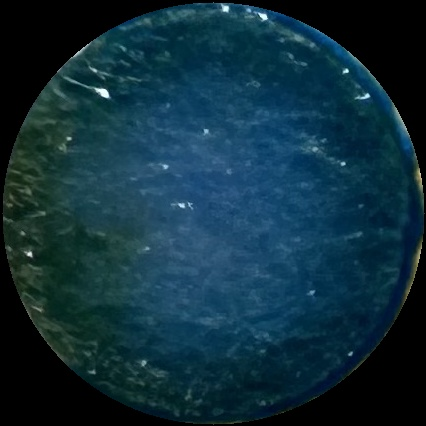
#> input picture all_data/IMG_3987_circle_2_20250514_203045.jpg, 426 x 426 px; its folder holds only this picture in this run
$ python cut.py
#> lines starting #> are read from the running program, lines starting #| are printed output that depends on the picture; after the words box and inside, x2 and y2 are one past the last pixel; in counts of white or black regions, pixels touching at a corner belong together
#> the answer given: all_data/IMG_3987_circle_2_20250514_203045.jpg
import matplotlib
matplotlib.use("TkAgg")
import cv2
import numpy as np
import matplotlib.pyplot as plt
import os
import time
import datetime
import csv
import sys
from tkinter import simpledialog, Tk, filedialog

# 初始化 tkinter
tk_root = Tk()
tk_root.withdraw()

def extract_circle_colors(image_path, output_dir='output',
                         dp=1, min_dist=150, param1=100, param2=47,
                         min_radius=200, max_radius=250,
                         show_results=True, save_results=True):
    """
    檢測並提取圖像中圓形區域的顏色，並支援標籤註記

    參數:
        image_path: 輸入圖像路徑
        output_dir: 輸出目錄
        dp, min_dist, param1, param2, min_radius, max_radius: 圓形檢測參數
        show_results: 是否顯示結果
        save_results: 是否保存結果
    """
#> called with output_dir = 'output', dp = 1, min_dist = 150, param1 = 100, param2 = 47, min_radius = 200, max_radius = 250, show_results = True
    start_time = time.time()  # 開始計時

    # 所有小圖統一儲存到 all_data/
    base_filename = os.path.splitext(os.path.basename(image_path))[0]
    output_path = "all_data"

    # 確保輸出目錄存在
    os.makedirs(output_path, exist_ok=True)
    print(f"✅ 使用輸出目錄: {output_path}")

    # 單張模式下不再初始化 all_labels.csv

    # 載入圖像
    print(f"🔍 正在載入圖像：{image_path}")
    image = cv2.imread(image_path)
#> image is the input picture: shape (426, 426, 3); mean B, G, R 59.1, 46.2, 15
    if image is None:
        print(f"❌ 無法載入圖像：{image_path}")
        return None, None, None

    # 保存原始圖像用於顯示和保存結果
    original = image.copy()

    # 轉換為RGB（用於顯示）和灰度圖像（用於檢測）
    image_rgb = cv2.cvtColor(image, cv2.COLOR_BGR2RGB)
    gray = cv2.cvtColor(image, cv2.COLOR_BGR2GRAY)
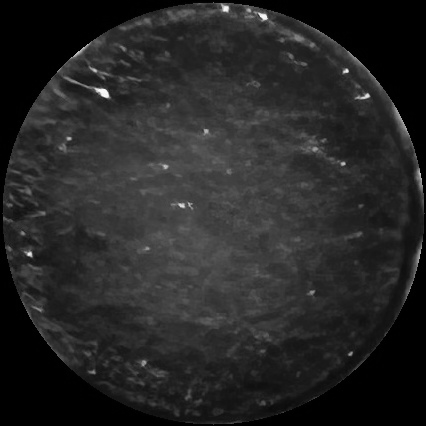
#> gray: shape (426, 426); min 0, max 250, mean 38.3

    # 圖像預處理：適當模糊以去除噪點
    blurred = cv2.GaussianBlur(gray, (5, 5), 0)

    print(f"✅ 圖像載入成功: {image.shape[1]}x{image.shape[0]} 像素")
#| ✅ 圖像載入成功: 426x426 像素

    # 檢測圓形
    print(f"⚙️ 使用參數: dp={dp}, minDist={min_dist}, param1={param1}, param2={param2}, minRadius={min_radius}, maxRadius={max_radius}")

    try:
        # 使用HoughCircles檢測圓形
        circles = cv2.HoughCircles(
            blurred,
            cv2.HOUGH_GRADIENT,
            dp=dp,
            minDist=min_dist,
            param1=param1,
            param2=param2,
            minRadius=min_radius,
            maxRadius=max_radius
        )
#> circles = [[210.5, 213.5, 209.4]]

        if circles is None:
            print("⚠️ 沒有找到任何圓形，嘗試調整參數...")

            # 嘗試更寬鬆的參數
            circles = cv2.HoughCircles(
                blurred,
                cv2.HOUGH_GRADIENT,
                dp=dp,
                minDist=min_dist//2,  # 減少最小距離
                param1=param1,
                param2=param2//2,     # 降低檢測閾值
                minRadius=min_radius-10,
                maxRadius=max_radius+10
            )

            if circles is None:
                print("❌ 依然無法檢測到圓形，請手動調整參數")
                return None, None, None
            else:
                print(f"✅ 使用調整後的參數成功檢測到圓形")
    except Exception as e:
        print(f"❌ 圓形檢測時出錯: {str(e)}")
        return None, None, None

    # 轉換為整數坐標
    if circles is not None:
        circles = np.uint16(np.around(circles))
#> circles = [[210, 214, 209]]

    # 永遠詢問是否補充手動標記
    count_detected = 0 if circles is None else len(circles[0])
#> count_detected = 1
    print(f"⚠️ 偵測到 {count_detected} 個圓形")
#| ⚠️ 偵測到 1 個圓形

    # 詢問使用者是否要進入手動補充模式
    user_select_manual = simpledialog.askstring("補充標記", f"目前偵測到 {count_detected} 個圓形，是否要補充標記？(y/n)", parent=tk_root)
    if user_select_manual is None or user_select_manual.strip().lower() != "y":
        print("🔵 使用者選擇不進入手動補充模式")
        if circles is None:
            print("❌ 無有效圓形，結束")
            return None, None, None
        # 若有圓形，直接畫標記圖
        marked_image = original.copy()
        for i, (x, y, r) in enumerate(circles[0, :]):
            # 畫圓和中心點
            cv2.circle(marked_image, (x, y), r, (0, 255, 0), 2)
            cv2.circle(marked_image, (x, y), 2, (0, 0, 255), 3)
            # 標記編號 (加大字體、黑色)
            cv2.putText(marked_image, f"{i+1}", (x-20, y-r-20),
                       cv2.FONT_HERSHEY_SIMPLEX, 5.0, (0, 0, 0), 10)
#> this loop made 1 pass
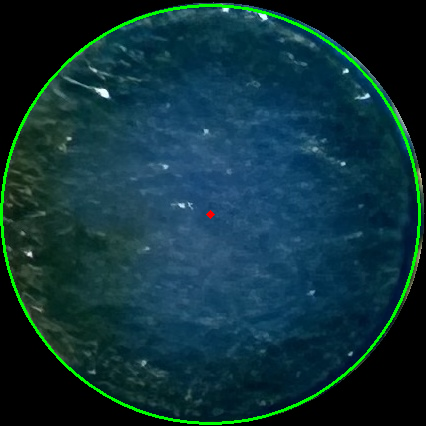
#> marked_image: shape (426, 426, 3); 2.16% of pixels changed, all inside (x1, y1, x2, y2) = (0, 4, 421, 425)
    else:
        print("🖱️ 使用者選擇進入手動標記模式")
        # 後面原本的手動補選程式保留，無需修改
        manual_circles = []
        from matplotlib.widgets import RectangleSelector

        # 若已有自動偵測結果，先畫出來（僅初始化底圖，不重繪circles）
        marked_image = original.copy()
        # 新增：畫出已偵測到的圓形（綠色框）
        if circles is not None:
            for i, (x, y, r) in enumerate(circles[0, :]):
                cv2.circle(marked_image, (x, y), r, (0, 255, 0), 2)
                cv2.circle(marked_image, (x, y), 2, (0, 0, 255), 3)
                cv2.putText(marked_image, f"{i+1}", (x-20, y-r-20),
                            cv2.FONT_HERSHEY_SIMPLEX, 2.0, (0, 0, 0), 4)

        fig, ax = plt.subplots(figsize=(10, 8))
        ax.imshow(cv2.cvtColor(marked_image, cv2.COLOR_BGR2RGB))
        ax.set_title("拖曳滑鼠以補充標記圓形（正圓）區域（ESC取消上次，關閉視窗結束）")
        plt.axis('off')

        # RectangleSelector callback (drawn rectangle converted to circle)
        # [33 lines left out: functions on_select, on_keypress, not called in this run]

        rectangle_selector = RectangleSelector(
            ax,
            on_select,
            useblit=True,
            button=[1],  # left mouse
            minspanx=5, minspany=5,
            spancoords='pixels',
            interactive=True,
        )

        fig.canvas.mpl_connect('key_press_event', on_keypress)

        print("🔵 拖曳滑鼠於圖像上以圈選圓形，完成後請關閉視窗。")
        plt.show(block = True)

        # 完成後將手動畫的圓形加入circles
        if manual_circles:
            manual_arr = np.array([[x, y, r] for x, y, r in manual_circles], dtype=np.uint16).reshape(1, -1, 3)
            if circles is not None:
                circles = np.concatenate([circles, manual_arr], axis=1)
            else:
                circles = manual_arr
            print(f"✅ 使用者補充標記了 {len(manual_circles)} 個圓形，總計 {len(circles[0])} 個圓形")
            input("🔽 標記已完成，請按 Enter 繼續選擇要處理的圓形...")
        else:
            if circles is None:
                print("❌ 無法檢測或標記圓形，結束")
                return None, None, None
            else:
                print("🔵 未補充新標記，繼續使用已偵測的圓形")

    # 顯示標記後的圖像，讓使用者了解圓形編號
    plt.figure(figsize=(10, 8))
    plt.imshow(cv2.cvtColor(marked_image, cv2.COLOR_BGR2RGB))
    plt.title(f'偵測到 {len(circles[0])} 個圓形')
    plt.axis('off')


    # 顯示圖像並等待用戶輸入
    plt.draw()
    print("\n>>> 正在顯示圓形檢測結果，請參考圖中編號 <<<")
    plt.pause(0.1)  # 必要的暫停，以確保GUI更新

    # 第一步選擇：選擇要處理的圓形
    process_indices_input = simpledialog.askstring("選擇圓形", "\n請輸入要處理的圓形編號（以逗號分隔，例如：1,3,5），或按Enter處理所有：", parent=tk_root)
    if process_indices_input is None:
        process_indices_input = ""

    if process_indices_input.strip():
        # 轉換為0-based索引
        process_indices = []
        for idx in process_indices_input.split(','):
            if idx.strip().isdigit():
                idx_num = int(idx.strip()) - 1  # 轉為0-based
                if 0 <= idx_num < len(circles[0]):
                    process_indices.append(idx_num)
                else:
                    print(f"⚠️ 忽略無效的編號 {int(idx.strip())}")
#> after the loop, process_indices = []

        if not process_indices:
            print("⚠️ 未提供有效的編號，將處理所有圓形")
            circles_to_process = circles[0]
#> circles_to_process = [[210, 214, 209]]
            process_indices = list(range(len(circles[0])))
#> process_indices = [0]
        else:
            circles_to_process = np.array([circles[0][i] for i in process_indices])
            print(f"✅ 將處理 {len(circles_to_process)} 個選中的圓形")
    else:
        # 處理所有圓形
        circles_to_process = circles[0]
        process_indices = list(range(len(circles[0])))
        print(f"✅ 將處理所有 {len(circles_to_process)} 個圓形")

    # 關閉初始圖像窗口
    plt.close()

    # 準備結果容器
    circle_colors = []
    cropped_circles = []
    # 記錄原始索引，用於後續顯示和保存
    original_indices = []

    # 創建用於顯示的圖像
    result_image = original.copy()

    # 處理選中的圓形
    for i, circle_idx in enumerate(process_indices):
        x, y, r = circles[0, circle_idx]
        original_indices.append(circle_idx)

        # 在結果圖像上畫圓
        cv2.circle(result_image, (x, y), r, (0, 255, 0), 2)
        cv2.circle(result_image, (x, y), 2, (0, 0, 255), 3)

        # 創建圓形掩碼
        mask = np.zeros(gray.shape, dtype=np.uint8)
        cv2.circle(mask, (x, y), r-2, 255, -1)  # r-2避免包含邊緣

        # 應用掩碼
        masked_data = cv2.bitwise_and(image, image, mask=mask)

        # 提取非黑色像素用於計算平均顏色
        mask_pixels = np.where(mask > 0)
        if len(mask_pixels[0]) > 0:
            # 獲取有效像素
            valid_pixels = image[mask_pixels]
            # 計算平均顏色 (BGR順序)
            avg_color = np.mean(valid_pixels, axis=0).astype(int)
            # 轉換為RGB順序用於顯示
            avg_color_rgb = (int(avg_color[2]), int(avg_color[1]), int(avg_color[0]))
            circle_colors.append(avg_color_rgb)
            # 在結果圖像上標記編號和顏色值
            cv2.putText(result_image, f"{circle_idx+1}", (x-20, y-r-20),
                        cv2.FONT_HERSHEY_SIMPLEX, 5.0, (0, 0, 0), 10)
            # 繪製顏色方塊
            cv2.rectangle(result_image, (x+r+5, y-15), (x+r+35, y+15),
                          (int(avg_color[0]), int(avg_color[1]), int(avg_color[2])), -1)
            cv2.rectangle(result_image, (x+r+5, y-15), (x+r+35, y+15),
                          (255, 255, 255), 1)
        else:
            circle_colors.append((0, 0, 0))

        # 裁切圓形區域
        x_min, y_min = max(0, x-r), max(0, y-r)
        x_max, y_max = min(image.shape[1], x+r), min(image.shape[0], y+r)
        # 安全裁切
        try:
            if x_max > x_min and y_max > y_min:
                cropped = masked_data[y_min:y_max, x_min:x_max]
                if cropped.size > 0:
                    cropped_circles.append(cropped)
                else:
                    print(f"⚠️ 圓形 {circle_idx+1} 裁切後為空")
                    cropped_circles.append(np.zeros((10, 10, 3), dtype=np.uint8))
            else:
                print(f"⚠️ 圓形 {circle_idx+1} 裁切區域無效")
                cropped_circles.append(np.zeros((10, 10, 3), dtype=np.uint8))
        except Exception as e:
            print(f"⚠️ 處理圓形 {circle_idx+1} 時出錯: {str(e)}")
            cropped_circles.append(np.zeros((10, 10, 3), dtype=np.uint8))
#> this loop made 1 pass
#> (circle_idx, x, y, r, mask_pixels, avg_color, avg_color_rgb, x_min) on pass 1: (0, 210, 214, 209, 134565 positions, rows 7 to 421, columns 3 to 417, [76, 59, 18], (18, 59, 76), 1)
#> pass 1, in extract_circle_colors, `masked_data = cv2.bitwise_and(image, image, mask=mask)`:
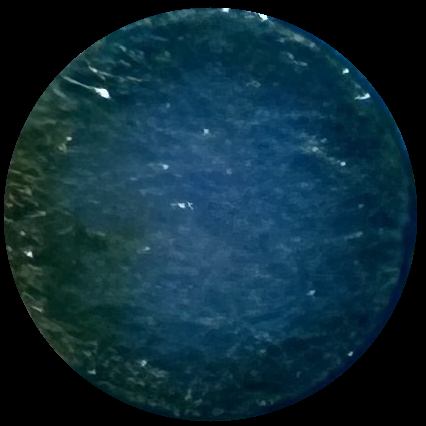
#> masked_data: shape (426, 426, 3); mean B, G, R 56.8, 44.2, 14
#> after the loop:
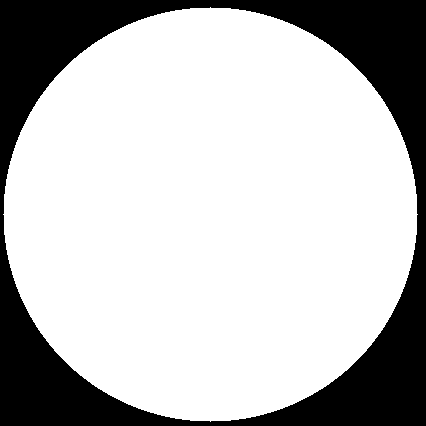
#> mask: shape (426, 426); 74.2% white; 1 black region, box (x1, y1, x2, y2) and area: (0, 0, 426, 426) 46911
#> after the loop:
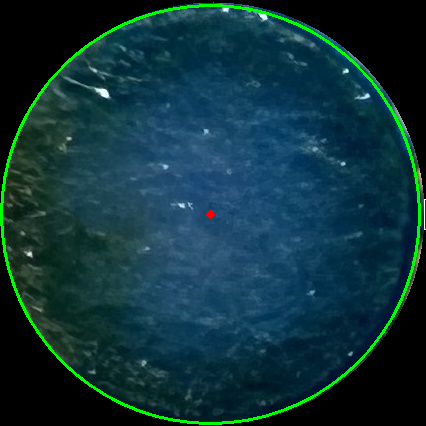
#> result_image: shape (426, 426, 3); 2.2% of pixels changed, all inside (x1, y1, x2, y2) = (0, 4, 426, 425)
#> after the loop, circle_colors = [(18, 59, 76)]; cropped_circles = 1 item; original_indices = [0]

    # 顯示裁切的圓形與原始標記圖像並排顯示
    if cropped_circles:
        # 在同一個 figure 中用 subplot 顯示原圖和裁切圖
        fig = plt.figure(figsize=(18, 10))

        # 左側：原始標記圖像
        ax1 = plt.subplot(1, 2, 1)
        ax1.imshow(cv2.cvtColor(marked_image, cv2.COLOR_BGR2RGB))
        ax1.set_title('原始標記圖像')
        ax1.axis('off')

        # 右側：裁切圖像們，組合成一張網格圖像
        ax2 = plt.subplot(1, 2, 2)
        num = len(cropped_circles)
#> num = 1
        grid_cols = 4
        grid_rows = (num + grid_cols - 1) // grid_cols
#> grid_rows = 1
        thumb_h, thumb_w = 100, 100
        canvas = np.ones((grid_rows * thumb_h, grid_cols * thumb_w, 3), dtype=np.uint8) * 255
#> canvas: shape (100, 400, 3); every value is 255

        for i, crop in enumerate(cropped_circles):
            if crop is not None and crop.size > 0 and not np.all(crop == 0):
                resized = cv2.resize(crop, (thumb_w, thumb_h))
            else:
                resized = np.zeros((thumb_h, thumb_w, 3), dtype=np.uint8)
                cv2.putText(resized, '無效', (10, 60), cv2.FONT_HERSHEY_SIMPLEX, 0.8, (255, 255, 255), 2)

            row = i // grid_cols
            col = i % grid_cols
            canvas[row*thumb_h:(row+1)*thumb_h, col*thumb_w:(col+1)*thumb_w] = resized
#> this loop made 1 pass
#> (row, col) on pass 1: (0, 0)
#> pass 1, in extract_circle_colors, `resized = cv2.resize(crop, (thumb_w, thumb_h))`:
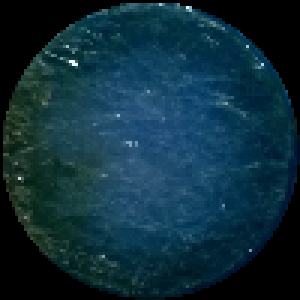
#> resized: shape (100, 100, 3) (shown 3 times larger); mean B, G, R 58.9, 45.8, 14.4
#> after the loop:
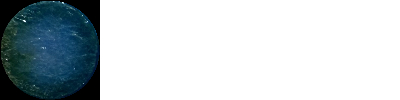
#> canvas: shape (100, 400, 3); mean of channels 0, 1, 2 206, 202.7, 194.9; drawn as B, G, R

        ax2.imshow(cv2.cvtColor(canvas, cv2.COLOR_BGR2RGB))
        ax2.set_title('裁切圓形預覽')
        ax2.axis('off')

        plt.tight_layout()
        plt.draw()
        print("\n>>> 正在顯示裁切結果，請參考圖中編號 <<<")
        plt.pause(0.1)

        # 詢問要保存哪些圓形
        save_indices_input = simpledialog.askstring("保存圓形", "\n請輸入要保存的圓形編號（以逗號分隔，例如：1,3,5），或按Enter保存所有處理過的圓形：", parent=tk_root)
        if save_indices_input is None:
            save_indices_input = ""

        indices_to_save = []
        if save_indices_input.strip():
            # 解析使用者輸入的編號
            for idx in save_indices_input.split(','):
                if idx.strip().isdigit():
                    idx_num = int(idx.strip())
                    # 檢查是否為有效的圓形編號
                    for i, orig_idx in enumerate(original_indices):
                        if orig_idx + 1 == idx_num:  # +1轉為1-based
                            indices_to_save.append(i)
                            break
                    else:
                        print(f"⚠️ 忽略未處理的編號 {idx_num}")
#> (the rest of the program and of its run is left out)
